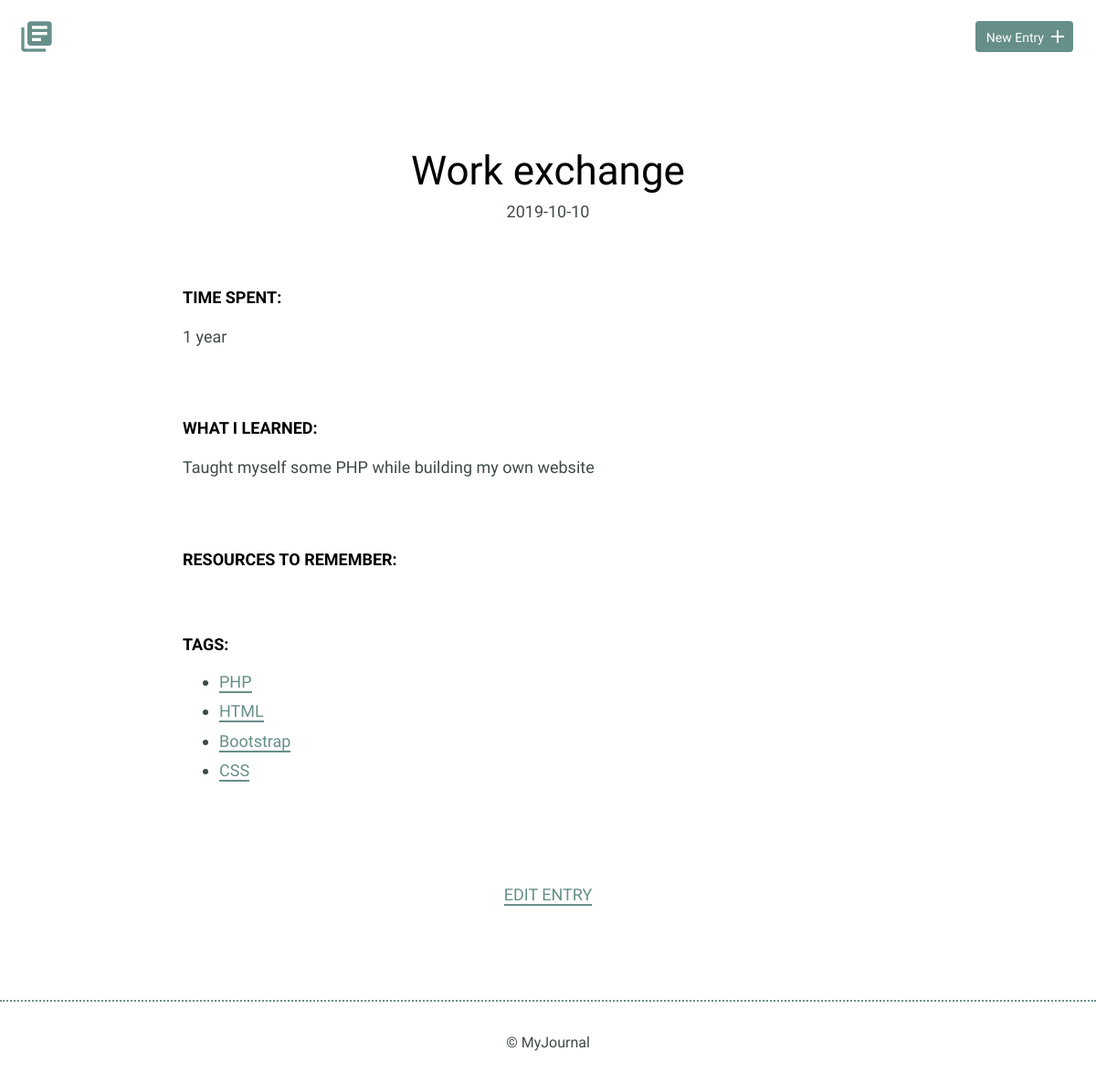
Screenshot of /detail.php?id=6 with the database file from the repository.
### tables this page shows
CREATE TABLE "entries" (
	`id`	INTEGER,
	`title`	TEXT,
	`date`	TEXT,
	`time_spent`	INTEGER,
	`learned`	BLOB,
	`resources`	BLOB,
	PRIMARY KEY(`id`)
);

CREATE TABLE "entries_tags_link" (
	"entry_id"	INTEGER,
	"tag_id"	INTEGER
);

CREATE TABLE "tags" (
	"id"	INTEGER,
	"tag_name"	TEXT,
	PRIMARY KEY("id" AUTOINCREMENT)
);

### inc/functions.php (called while the page is built, shortened)
<?php
function get_journal_entry($entry_id) {
include('dbconnect.php');
$sql = 'SELECT * FROM entries WHERE id = ?';
try {
  $results = $db->prepare($sql);
  $results->bindValue(1,$entry_id,PDO::PARAM_INT);
  $results->execute();
  return $results->fetch(PDO::FETCH_ASSOC);
  } catch (Exception $e) {
  echo $e->getMessage();
  return false;
  }
}
function get_tags($entry_id) {
  include('dbconnect.php');
  $sql = 'SELECT * FROM tags
          INNER JOIN entries_tags_link
          ON tags.id = entries_tags_link.tag_id
          WHERE entries_tags_link.entry_id = ?';
  try {
    $results = $db->prepare($sql);
    $results->bindValue(1,$entry_id,PDO::PARAM_INT);
    $results->execute();
    return $results->fetchAll(PDO::FETCH_ASSOC);
  } catch (Exception $e) {
    echo $e->getMessage();
    return false;
  }
}
?>

### detail.php (the view, shortened to what this page needs)
<?php
include('inc/functions.php');
if(isset($_GET['id'])) {
    $entry_id = filter_input(INPUT_GET, 'id',FILTER_SANITIZE_NUMBER_INT);
    $journal_entry = get_journal_entry($entry_id);
    $tags = get_tags($entry_id);
}
?>
<!DOCTYPE html>
<html>
    <head>
        <link rel="stylesheet" href="css/normalize.css">
        <link rel="stylesheet" href="css/site.css">
    </head>
    <body>
        <header>
            <div class="container">
                <div class="site-header">
                    <a class="logo" href="index.php"><i class="material-icons">library_books</i></a>
                    <a class="button icon-right" href="new.php"><span>New Entry</span> <i class="material-icons">add</i></a>
                </div>
            </div>
        </header>
        <section>
            <div class="container">
                <div class="entry-list single">
                    <article>
                        <?php
                          echo "<h1>" . $journal_entry['title'] . "</h1>";
                          echo "<time>" . $journal_entry['date'] . "</time>";
                        ?>
                        <div class="entry">
                            <h3>Time Spent: </h3>
                            <p>
                                <?php
                                echo $journal_entry['time_spent'];
                                ?>
                            </p>
                        </div>
                        <div class="entry">
                            <h3>What I Learned:</h3>
                            <p>
                                <?php
                                echo $journal_entry['learned'];
                                ?>
                            </p>
                        </div>
                        <div class="entry">
                            <h3>Resources to Remember:</h3>
                        </div>
                        <div class="entry">
                            <h3>Tags:</h3>
                            <ul>
                            <?php
                                foreach($tags as $tag) {
                                echo "<li>";
                                echo "<a href='index.php?tag=" . $tag['tag_id']  ."'>" . $tag['tag_name'] . " </a>";
                                echo "</li>";
                                }
                            ?>
                            </ul>
                        </div>
                    </article>
                </div>
            </div>
            <div class="edit">
                <p>
                <?php
                echo "<a href='edit.php?id=" .$entry_id. "'>Edit Entry</a></li>";
                ?>
                </p>
            </div>
        </section>
        <footer>
            <div>
                &copy; MyJournal
            </div>
        </footer>
    </body>
</html>

### css/site.css (style rules this page uses)
body { font-size: 16px; color: #404a49; font-family: 'Cousine', serif; font-weight: 400; }
.container { margin: 0 auto; padding: 0 25px; }
header .site-header { margin: 0 auto; height: 95px; }
header .logo i { color: #678f89; margin: 20px 0 0 -5px; float: left; font-size: 40px; }
header .button { float: right; margin: 33px 0 0 0; }
footer { text-align: center; padding: 35px 0; border-top: 2px dotted #678f89; }
.button { padding: 8px 10px 6px 10px; background: #678f89; border: 2px solid #678f89; border-radius: 4px; text-decoration: none; color: #FFF; position: relative; text-align: center; font-size: 14px; }
.button.icon-right { padding-right: 30px; top: -10px; }
.button.icon-right i { position: absolute; top: 3px; right: 3px; }
h1, h2, h3 { margin: 0; font-weight: 400; line-height: 1em; color: #000; }
h1 { font-size: 44px; margin-bottom: 12px; }
h3 { font-size: 18px; font-family: 'Work Sans', serif; font-weight: 600; text-transform: uppercase; }
p { line-height: 1.8em; font-size: 18px; }
p a { border-bottom: 2px solid #678f89; padding: 0; color: #678f89; text-decoration: none; }
ul li { line-height: 1.8em; font-size: 18px; }
ul li a { border-bottom: 2px solid #678f89; line-height: 1.8em; color: #678f89; text-decoration: none; }
.entry-list, .edit-entry, .new-entry { max-width: 800px; margin: 0 auto; padding: 70px 0 150px 0; }
.entry-list article { margin-bottom: 70px; text-align: center; }
.entry-list article:last-child { margin-bottom: 0; }
.entry-list.single { padding-bottom: 70px; }
.entry-list.single time { font-size: 18px; }
.entry { max-width: 800px; margin: 75px auto 0 auto; text-align: left; }
.entry p { margin-bottom: 40px; }
.edit { padding-bottom: 80px; text-align: center; margin: 0 auto; }
.edit a { font-weight: 400; text-transform: uppercase; font-size: 18px; }

### rows the page displays
entries: title "Work exchange", date "2019-10-10", time_spent "1 year", learned "Taught myself some PHP while building my own website"
entries_tags_link: tag.tag_name "PHP"
entries_tags_link: tag.tag_name "HTML"
entries_tags_link: tag.tag_name "Bootstrap"
entries_tags_link: tag.tag_name "CSS"
